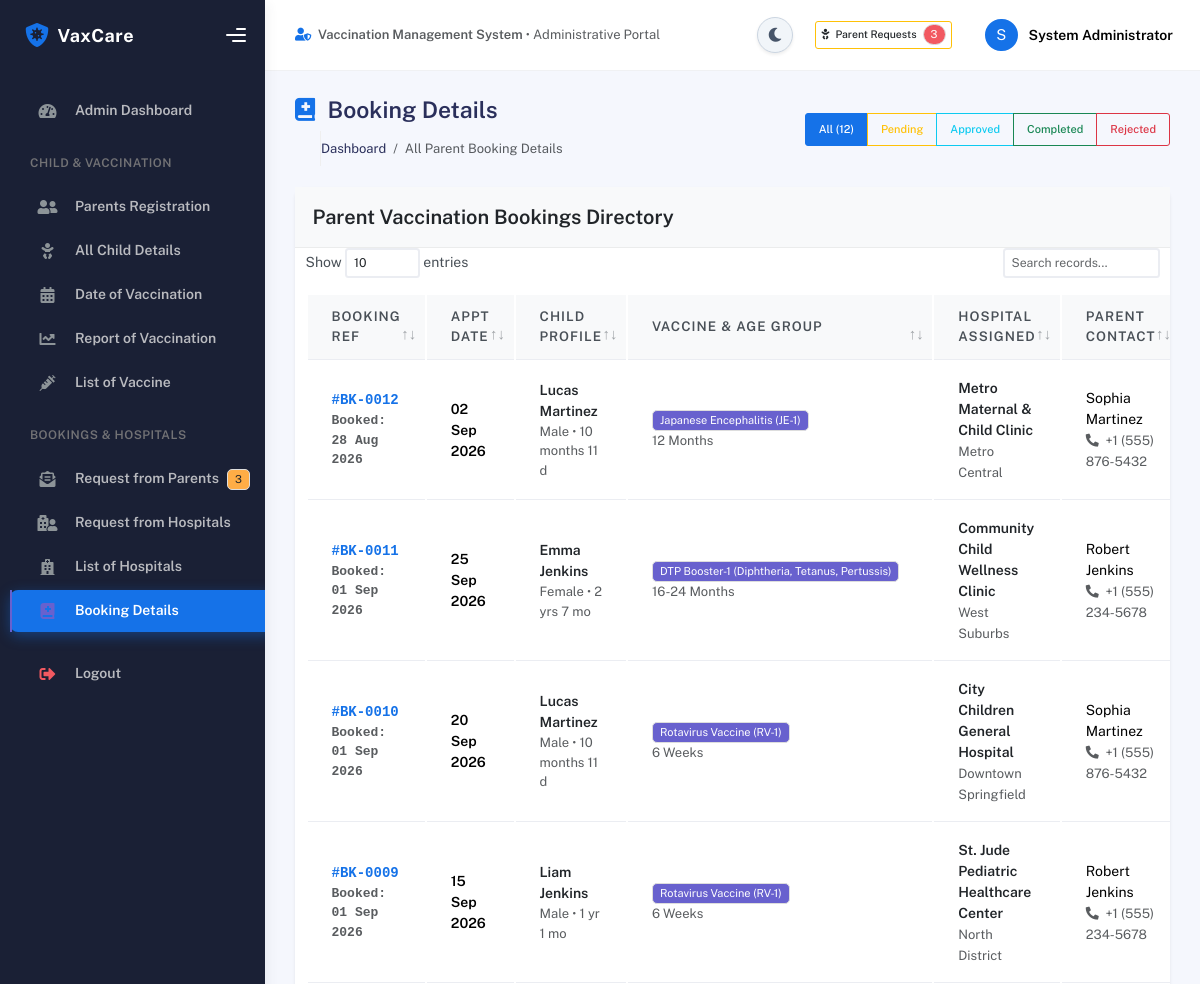
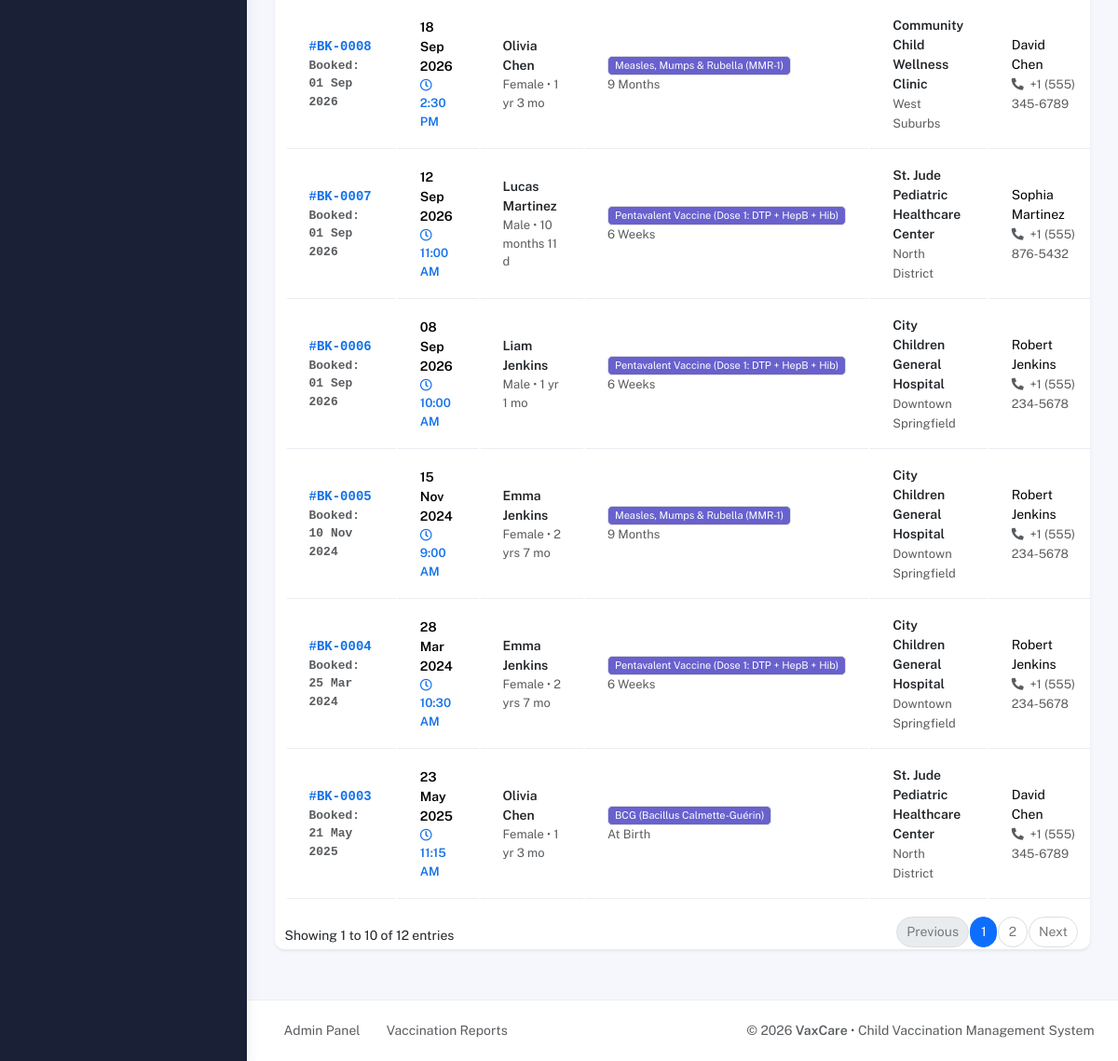
Screenshot of /admin/bookings.php (signed in) with the database file from the repository (2 pictures, top to bottom).
### tables this page shows
CREATE TABLE bookings (
    booking_id INT AUTO_INCREMENT PRIMARY KEY,

    child_id INT NOT NULL,
    hospital_id INT NOT NULL,
    vaccine_id INT NOT NULL,
    admin_id INT NULL,

    booking_date DATE NOT NULL,
    appointment_date DATE NOT NULL,
    appointment_time TIME NULL,

    status ENUM(
        'Pending',
        'Approved',
        'Rejected',
        'Completed'
    ) DEFAULT 'Pending',

    approval_date DATE NULL,
    hospital_notes TEXT NULL,

    FOREIGN KEY (child_id)
        REFERENCES children(child_id)
        ON UPDATE CASCADE
        ON DELETE CASCADE,

    FOREIGN KEY (hospital_id)
        REFERENCES hospitals(hospital_id)
        ON UPDATE CASCADE
        ON DELETE CASCADE,

    FOREIGN KEY (vaccine_id)
        REFERENCES vaccines(vaccine_id)
        ON UPDATE CASCADE
        ON DELETE RESTRICT,

    FOREIGN KEY (admin_id)
        REFERENCES admins(admin_id)
        ON UPDATE CASCADE
        ON DELETE SET NULL
);

CREATE TABLE children (
    child_id INT AUTO_INCREMENT PRIMARY KEY,
    parent_id INT NOT NULL,
    child_name VARCHAR(100) NOT NULL,
    gender ENUM('Male', 'Female', 'Other') NOT NULL,
    date_of_birth DATE NOT NULL,
    address TEXT,
    notes TEXT,

    FOREIGN KEY (parent_id)
        REFERENCES parents(parent_id)
        ON UPDATE CASCADE
        ON DELETE CASCADE
);

CREATE TABLE vaccines (
    vaccine_id INT AUTO_INCREMENT PRIMARY KEY,
    vaccine_name VARCHAR(150) NOT NULL,
    description TEXT,
    age_group VARCHAR(100),
    stock_status ENUM('Available', 'Unavailable') DEFAULT 'Available'
);

CREATE TABLE hospitals (
    hospital_id INT AUTO_INCREMENT PRIMARY KEY,
    role_id INT NOT NULL,
    hospital_name VARCHAR(150) NOT NULL,
    address TEXT,
    location VARCHAR(150),
    phone VARCHAR(20),
    email VARCHAR(100) UNIQUE,
    username VARCHAR(50) NOT NULL UNIQUE,
    password VARCHAR(255) NOT NULL,
    status ENUM('Active', 'Inactive', 'Pending', 'Rejected') DEFAULT 'Pending',

    FOREIGN KEY (role_id)
        REFERENCES roles(role_id)
        ON UPDATE CASCADE
        ON DELETE RESTRICT
);

CREATE TABLE parents (
    parent_id INT AUTO_INCREMENT PRIMARY KEY,
    role_id INT NOT NULL,
    name VARCHAR(100) NOT NULL,
    email VARCHAR(100) NOT NULL UNIQUE,
    phone VARCHAR(20),
    username VARCHAR(50) NOT NULL UNIQUE,
    password VARCHAR(255) NOT NULL,
    address TEXT,

    FOREIGN KEY (role_id)
        REFERENCES roles(role_id)
        ON UPDATE CASCADE
        ON DELETE RESTRICT
);

### config/helpers.php (called while the page is built, shortened)
<?php
function formatDate($dateStr, $format = 'd M Y') {
    try {
        $date = new DateTime($dateStr);
        return $date->format($format);
    } catch (Exception $e) {
        return htmlspecialchars($dateStr);
    }
}
function formatTime($timeStr, $format = 'g:i A') {
    try {
        $time = new DateTime($timeStr);
        return $time->format($format);
    } catch (Exception $e) {
        return htmlspecialchars($timeStr);
    }
}
function calculateAge($dob) {
    try {
        $birthDate = new DateTime($dob);
        $today     = new DateTime('today');
        $diff      = $birthDate->diff($today);
        if ($diff->y > 0) {
            return $diff->y . ' yr' . ($diff->y > 1 ? 's' : '') . ($diff->m > 0 ? ' ' . $diff->m . ' mo' : '');
        } elseif ($diff->m > 0) {
            return $diff->m . ' month' . ($diff->m > 1 ? 's' : '') . ($diff->d > 0 ? ' ' . $diff->d . ' d' : '');
        } else {
            return $diff->d . ' day' . ($diff->d > 1 ? 's' : '');
        }
    } catch (Exception $e) {
        return 'N/A';
    }
}

### admin/bookings.php (the view, shortened to what this page needs)
<?php
require_once __DIR__ . '/../includes/header.php';
$filterStatus = $_GET['status'] ?? 'all';
$bookings = [];
if ($pdo) {
    try {
        $whereSql = "";
        $params = [];
        $sql = "SELECT b.*, c.child_name, c.date_of_birth, c.gender, c.notes as child_notes,
                       p.name as parent_name, p.phone as parent_phone, p.email as parent_email, p.address as parent_address,
                       v.vaccine_name, v.age_group, v.description as vaccine_desc,
                       h.hospital_name, h.phone as hospital_phone, h.location as hospital_location, h.email as hospital_email,
                       vr.record_id, vr.vaccination_date, vr.status as record_status, vr.remarks as record_remarks,
                       adm.name as approved_by_admin
                FROM bookings b
                JOIN children c ON b.child_id = c.child_id
                JOIN parents p ON c.parent_id = p.parent_id
                JOIN vaccines v ON b.vaccine_id = v.vaccine_id
                JOIN hospitals h ON b.hospital_id = h.hospital_id
                LEFT JOIN vaccination_records vr ON b.booking_id = vr.booking_id
                LEFT JOIN admins adm ON b.admin_id = adm.admin_id
                $whereSql
                ORDER BY b.booking_id DESC";
        $stmt = $pdo->prepare($sql);
        $stmt->execute($params);
        $bookings = $stmt->fetchAll();
    } catch (Exception $e) {
        setFlash('error', 'Error loading bookings: ' . $e->getMessage());
    }
}
?>
<?php require_once __DIR__ . '/../includes/sidebar.php'; ?>
<div class="main-panel">
    <?php require_once __DIR__ . '/../includes/navbar.php'; ?>
    <div class="container">
        <div class="page-inner">
            <div class="page-header d-flex justify-content-between align-items-center mb-4">
                <div>
                    <h3 class="fw-bold mb-1"><i class="fas fa-book-medical text-primary me-2"></i> Booking Details</h3>
                    <ul class="breadcrumbs mb-0 ps-0 list-unstyled d-flex gap-2 text-muted small">
                        <li><a href="index.php" class="text-decoration-none">Dashboard</a></li>
                        <li>/</li>
                        <li class="active">All Parent Booking Details</li>
                    </ul>
                </div>
                <div class="btn-group" role="group">
                    <a href="bookings.php?status=all" class="btn btn-sm <?= $filterStatus === 'all' ? 'btn-primary' : 'btn-outline-primary' ?>">All (<?= count($bookings) ?>)</a>
                    <a href="bookings.php?status=Pending" class="btn btn-sm <?= $filterStatus === 'Pending' ? 'btn-warning text-dark' : 'btn-outline-warning' ?>">Pending</a>
                    <a href="bookings.php?status=Approved" class="btn btn-sm <?= $filterStatus === 'Approved' ? 'btn-info text-white' : 'btn-outline-info' ?>">Approved</a>
                    <a href="bookings.php?status=Completed" class="btn btn-sm <?= $filterStatus === 'Completed' ? 'btn-success' : 'btn-outline-success' ?>">Completed</a>
                    <a href="bookings.php?status=Rejected" class="btn btn-sm <?= $filterStatus === 'Rejected' ? 'btn-danger' : 'btn-outline-danger' ?>">Rejected</a>
                </div>
            </div>
            <div class="card card-round shadow-sm">
                <div class="card-header bg-light d-flex justify-content-between align-items-center">
                    <div class="card-title text-dark">Parent Vaccination Bookings Directory</div>
                </div>
                <div class="card-body p-0">
                    <div class="table-responsive">
                        <table class="table table-hover datatable-custom align-middle mb-0">
                            <thead>
                                <tr>
                                    <th>Booking Ref</th>
                                    <th>Appt Date</th>
                                    <th>Child Profile</th>
                                    <th>Vaccine & Age Group</th>
                                    <th>Hospital Assigned</th>
                                    <th>Parent Contact</th>
                                </tr>
                            </thead>
                            <tbody>
                                <?php if (!empty($bookings)): ?>
                                    <?php foreach ($bookings as $b): ?>
                                        <tr>
                                            <td class="fw-bold text-primary font-monospace">
                                                #BK-<?= str_pad($b['booking_id'], 4, '0', STR_PAD_LEFT) ?>
                                                <div class="small text-muted font-sans-serif">Booked: <?= formatDate($b['booking_date']) ?></div>
                                            </td>
                                            <td>
                                                <div class="fw-bold"><?= formatDate($b['appointment_date']) ?></div>
                                                <?php if (!empty($b['appointment_time'])): ?>
                                                    <div class="small text-primary fw-bold"><i class="far fa-clock me-1"></i><?= formatTime($b['appointment_time']) ?></div>
                                                <?php endif; ?>
                                            </td>
                                            <td>
                                                <a href="child-details.php?id=<?= $b['child_id'] ?>" class="fw-bold text-dark text-decoration-none">
                                                    <?= htmlspecialchars($b['child_name']) ?>
                                                </a>
                                                <div class="small text-muted"><?= htmlspecialchars($b['gender']) ?> &bull; <?= calculateAge($b['date_of_birth']) ?></div>
                                            </td>
                                            <td>
                                                <span class="badge bg-secondary"><?= htmlspecialchars($b['vaccine_name']) ?></span>
                                                <div class="small text-muted"><?= htmlspecialchars($b['age_group']) ?></div>
                                            </td>
                                            <td>
                                                <div class="fw-bold text-dark"><?= htmlspecialchars($b['hospital_name']) ?></div>
                                                <small class="text-muted"><?= htmlspecialchars($b['hospital_location'] ?: '') ?></small>
                                            </td>
                                            <td>
                                                <div><?= htmlspecialchars($b['parent_name']) ?></div>
                                                <small class="text-muted"><i class="fas fa-phone-alt me-1"></i> <?= htmlspecialchars($b['parent_phone'] ?: 'N/A') ?></small>
                                            </td>
                                        </tr>
                                    <?php endforeach; ?>
                                <?php endif; ?>
                            </tbody>
                        </table>
                    </div>
                </div>
            </div>
        </div>
    </div>
<?php require_once __DIR__ . '/../includes/footer.php'; ?>

### includes/header.php (style rules this page uses)
.table th { font-weight: 600; color: #495057; background-color: #f8f9fa; }
.table-hover tbody tr { transition: background-color 0.2s ease; }

### rows the page displays
bookings: booking_id "0012", booking_date "28 Aug 2026", appointment_date "02 Sep 2026", child.child_name "Lucas Martinez", child.gender "Male", child.date_of_birth "10 months 11 d", vaccine.vaccine_name "Japanese Encephalitis (JE-1)", vaccine.age_group "12 Months", hospital.hospital_name "Metro Maternal & Child Clinic", hospital.location "Metro Central", parents.name "Sophia Martinez", parents.phone "+1 (555) 876-5432"
bookings: booking_id "0011", booking_date "01 Sep 2026", appointment_date "25 Sep 2026", child.child_name "Emma Jenkins", child.gender "Female", child.date_of_birth "2 yrs 7 mo", vaccine.vaccine_name "DTP Booster-1 (Diphtheria, Tetanus, Pertussis)", vaccine.age_group "16-24 Months", hospital.hospital_name "Community Child Wellness Clinic", hospital.location "West Suburbs", parents.name "Robert Jenkins", parents.phone "+1 (555) 234-5678"
bookings: booking_id "0010", booking_date "01 Sep 2026", appointment_date "20 Sep 2026", child.child_name "Lucas Martinez", child.gender "Male", child.date_of_birth "10 months 11 d", vaccine.vaccine_name "Rotavirus Vaccine (RV-1)", vaccine.age_group "6 Weeks", hospital.hospital_name "City Children General Hospital", hospital.location "Downtown Springfield", parents.name "Sophia Martinez", parents.phone "+1 (555) 876-5432"
bookings: booking_id "0009", booking_date "01 Sep 2026", appointment_date "15 Sep 2026", child.child_name "Liam Jenkins", child.gender "Male", child.date_of_birth "1 yr 1 mo", vaccine.vaccine_name "Rotavirus Vaccine (RV-1)", vaccine.age_group "6 Weeks", hospital.hospital_name "St. Jude Pediatric Healthcare Center", hospital.location "North District", parents.name "Robert Jenkins", parents.phone "+1 (555) 234-5678"
bookings: booking_id "0008", booking_date "01 Sep 2026", appointment_date "18 Sep 2026", appointment_time "2:30 PM", child.child_name "Olivia Chen", child.gender "Female", child.date_of_birth "1 yr 3 mo", vaccine.vaccine_name "Measles, Mumps & Rubella (MMR-1)", vaccine.age_group "9 Months", hospital.hospital_name "Community Child Wellness Clinic", hospital.location "West Suburbs", parents.name "David Chen", parents.phone "+1 (555) 345-6789"
bookings: booking_id "0007", booking_date "01 Sep 2026", appointment_date "12 Sep 2026", appointment_time "11:00 AM", child.child_name "Lucas Martinez", child.gender "Male", child.date_of_birth "10 months 11 d", vaccine.vaccine_name "Pentavalent Vaccine (Dose 1: DTP + HepB + Hib)", vaccine.age_group "6 Weeks", hospital.hospital_name "St. Jude Pediatric Healthcare Center", hospital.location "North District", parents.name "Sophia Martinez", parents.phone "+1 (555) 876-5432"
bookings: booking_id "0006", booking_date "01 Sep 2026", appointment_date "08 Sep 2026", appointment_time "10:00 AM", child.child_name "Liam Jenkins", child.gender "Male", child.date_of_birth "1 yr 1 mo", vaccine.vaccine_name "Pentavalent Vaccine (Dose 1: DTP + HepB + Hib)", vaccine.age_group "6 Weeks", hospital.hospital_name "City Children General Hospital", hospital.location "Downtown Springfield", parents.name "Robert Jenkins", parents.phone "+1 (555) 234-5678"
bookings: booking_id "0005", booking_date "10 Nov 2024", appointment_date "15 Nov 2024", appointment_time "9:00 AM", child.child_name "Emma Jenkins", child.gender "Female", child.date_of_birth "2 yrs 7 mo", vaccine.vaccine_name "Measles, Mumps & Rubella (MMR-1)", vaccine.age_group "9 Months", hospital.hospital_name "City Children General Hospital", hospital.location "Downtown Springfield", parents.name "Robert Jenkins", parents.phone "+1 (555) 234-5678"
bookings: booking_id "0004", booking_date "25 Mar 2024", appointment_date "28 Mar 2024", appointment_time "10:30 AM", child.child_name "Emma Jenkins", child.gender "Female", child.date_of_birth "2 yrs 7 mo", vaccine.vaccine_name "Pentavalent Vaccine (Dose 1: DTP + HepB + Hib)", vaccine.age_group "6 Weeks", hospital.hospital_name "City Children General Hospital", hospital.location "Downtown Springfield", parents.name "Robert Jenkins", parents.phone "+1 (555) 234-5678"
bookings: booking_id "0003", booking_date "21 May 2025", appointment_date "23 May 2025", appointment_time "11:15 AM", child.child_name "Olivia Chen", child.gender "Female", child.date_of_birth "1 yr 3 mo", vaccine.vaccine_name "BCG (Bacillus Calmette-Guérin)", vaccine.age_group "At Birth", hospital.hospital_name "St. Jude Pediatric Healthcare Center", hospital.location "North District", parents.name "David Chen", parents.phone "+1 (555) 345-6789"

### other values shown
$pendingRequestsCount "3"
substr($currentAdmin['name'] ?? 'A', 0, 1) "S"
$currentAdmin['name'] "System Administrator"
count($bookings) "12"
